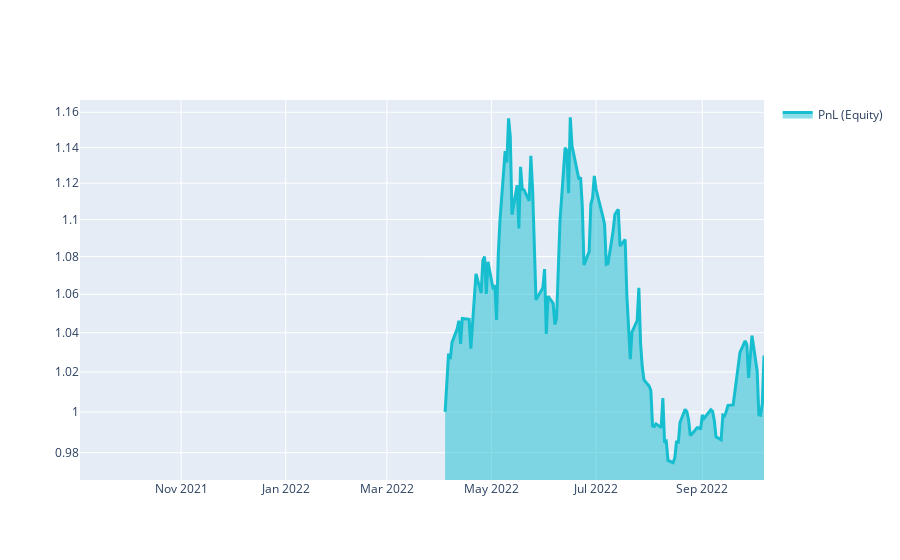

The notebook cell saved with this chart:
### Markdown cell above
# Q18 Quick Start

This template shows you the basic steps for taking part to the **Q18 NASDAQ-100 Stock Long-Short contest**.

### Code cell
import xarray as xr

import qnt.ta as qnta
import qnt.data as qndata
import qnt.output as qnout
import qnt.stats as qns

data = qndata.stocks.load_ndx_data(min_date="2021-09-03")

close     = data.sel(field="close")
is_liquid = data.sel(field="is_liquid")
sma_slow  = qnta.sma(close, 150)
sma_fast  = qnta.sma(close, 20)
weights   = xr.where(sma_slow < sma_fast, 1, -1)
weights   = weights * is_liquid

weights = qnout.clean(weights, data, "stocks_nasdaq100")

# calc stats
stats = qns.calc_stat(data, weights.sel(time=slice("2022-04-03", None)))
display(stats.to_pandas().tail())

# graph
performance = stats.to_pandas()["equity"]
import qnt.graph as qngraph

qngraph.make_plot_filled(performance.index, performance, name="PnL (Equity)", type="log")

### Figure 1 — Plotly figure (JSON) as saved in the notebook; plotly's stock layout.template omitted (floating-point values rounded to 4 significant figures; data arrays with more than 128 entries replaced by an {"elided": "..."} marker saying what was removed)
{"data": [{"fill": "tonexty", "line": {"color": "#17BECF", "width": 3}, "name": "PnL (Equity)", "type": "scatter", "x": {"elided": "276 str values"}, "y": {"elided": "276 float values"}}], "layout": {"showlegend": true, "yaxis": {"range": [-0.01465, 0.0671], "type": "log"}}}
